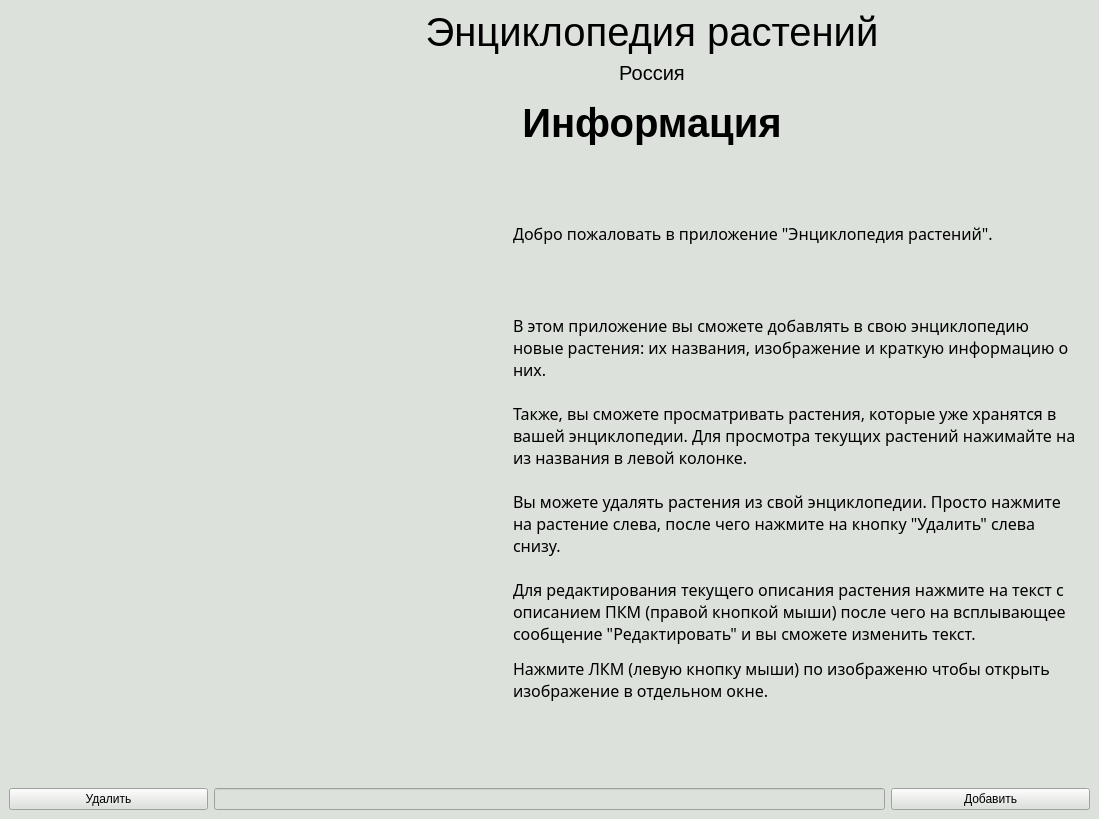
<?xml version="1.0" encoding="UTF-8"?>
<ui version="4.0">
 <class>MainWindow</class>
 <widget class="QMainWindow" name="MainWindow">
  <property name="geometry">
   <rect>
    <x>0</x>
    <y>0</y>
    <width>1099</width>
    <height>819</height>
   </rect>
  </property>
  <property name="sizePolicy">
   <sizepolicy hsizetype="Expanding" vsizetype="Expanding">
    <horstretch>0</horstretch>
    <verstretch>0</verstretch>
   </sizepolicy>
  </property>
  <property name="font">
   <font>
    <pointsize>15</pointsize>
   </font>
  </property>
  <property name="windowTitle">
   <string>MainWindow</string>
  </property>
  <property name="styleSheet">
   <string notr="true">background-color: black</string>
  </property>
  <widget class="QWidget" name="centralwidget">
   <property name="styleSheet">
    <string notr="true">background-color: #DCE1DB</string>
   </property>
   <layout class="QGridLayout" name="gridLayout">
    <item row="1" column="0" rowspan="3">
     <widget class="QListWidget" name="ListPlants">
      <property name="sizePolicy">
       <sizepolicy hsizetype="Expanding" vsizetype="Expanding">
        <horstretch>3</horstretch>
        <verstretch>0</verstretch>
       </sizepolicy>
      </property>
      <property name="styleSheet">
       <string notr="true">QListWidget{
        font: 500 16pt &quot;Ubuntu Sans&quot;;
        border: none;
    }
    QListWidget::item {
        color: #000000;
        background-color:#DCE1DB;
        border: 1px solid #dcdcdc;
        margin: 5px;
        border-radius:  5px;
    }
    QListWidget::item:hover {
        background-color: #f0f0f0;
    }
    QListWidget::item:selected {
        color: #ffffff;
        background-color: #535A53;
    }</string>
      </property>
     </widget>
    </item>
    <item row="4" column="0">
     <widget class="QPushButton" name="Delete">
      <property name="sizePolicy">
       <sizepolicy hsizetype="Minimum" vsizetype="Expanding">
        <horstretch>0</horstretch>
        <verstretch>0</verstretch>
       </sizepolicy>
      </property>
      <property name="styleSheet">
       <string notr="true">color:black</string>
      </property>
      <property name="text">
       <string>Удалить</string>
      </property>
      <property name="icon">
       <iconset resource="res.qrc">
        <normaloff>:/icons/bin.png</normaloff>:/icons/bin.png</iconset>
      </property>
      <property name="iconSize">
       <size>
        <width>32</width>
        <height>32</height>
       </size>
      </property>
      <property name="autoDefault">
       <bool>false</bool>
      </property>
      <property name="flat">
       <bool>false</bool>
      </property>
     </widget>
    </item>
    <item row="4" column="1" colspan="2">
     <widget class="QLineEdit" name="InputPlant">
      <property name="sizePolicy">
       <sizepolicy hsizetype="Expanding" vsizetype="Expanding">
        <horstretch>5</horstretch>
        <verstretch>0</verstretch>
       </sizepolicy>
      </property>
      <property name="styleSheet">
       <string notr="true">color:black</string>
      </property>
     </widget>
    </item>
    <item row="4" column="3">
     <widget class="QPushButton" name="Add">
      <property name="sizePolicy">
       <sizepolicy hsizetype="Expanding" vsizetype="Expanding">
        <horstretch>0</horstretch>
        <verstretch>0</verstretch>
       </sizepolicy>
      </property>
      <property name="styleSheet">
       <string notr="true">color: black</string>
      </property>
      <property name="text">
       <string>Добавить</string>
      </property>
      <property name="icon">
       <iconset resource="res.qrc">
        <normaloff>:/icons/plus.png</normaloff>:/icons/plus.png</iconset>
      </property>
      <property name="iconSize">
       <size>
        <width>32</width>
        <height>32</height>
       </size>
      </property>
      <property name="checkable">
       <bool>false</bool>
      </property>
      <property name="autoDefault">
       <bool>false</bool>
      </property>
      <property name="default">
       <bool>false</bool>
      </property>
      <property name="flat">
       <bool>false</bool>
      </property>
     </widget>
    </item>
    <item row="3" column="1" colspan="3">
     <widget class="QWidget" name="widget" native="true">
      <property name="sizePolicy">
       <sizepolicy hsizetype="Expanding" vsizetype="Expanding">
        <horstretch>3</horstretch>
        <verstretch>1</verstretch>
       </sizepolicy>
      </property>
      <property name="styleSheet">
       <string notr="true"/>
      </property>
      <layout class="QGridLayout" name="gridLayout_2">
       <item row="1" column="0">
        <widget class="QLabel" name="PlantImage">
         <property name="sizePolicy">
          <sizepolicy hsizetype="Expanding" vsizetype="Expanding">
           <horstretch>1</horstretch>
           <verstretch>5</verstretch>
          </sizepolicy>
         </property>
         <property name="alignment">
          <set>Qt::AlignCenter</set>
         </property>
         <property name="wordWrap">
          <bool>true</bool>
         </property>
        </widget>
       </item>
       <item row="1" column="1">
        <widget class="QScrollArea" name="scrollArea">
         <property name="sizePolicy">
          <sizepolicy hsizetype="Expanding" vsizetype="Preferred">
           <horstretch>2</horstretch>
           <verstretch>6</verstretch>
          </sizepolicy>
         </property>
         <property name="styleSheet">
          <string notr="true">border:no</string>
         </property>
         <property name="horizontalScrollBarPolicy">
          <enum>Qt::ScrollBarAlwaysOff</enum>
         </property>
         <property name="widgetResizable">
          <bool>true</bool>
         </property>
         <widget class="QWidget" name="scrollAreaWidgetContents">
          <property name="geometry">
           <rect>
            <x>0</x>
            <y>0</y>
            <width>568</width>
            <height>601</height>
           </rect>
          </property>
          <property name="sizePolicy">
           <sizepolicy hsizetype="Expanding" vsizetype="Expanding">
            <horstretch>0</horstretch>
            <verstretch>0</verstretch>
           </sizepolicy>
          </property>
          <layout class="QVBoxLayout" name="verticalLayout_2">
           <property name="spacing">
            <number>0</number>
           </property>
           <property name="leftMargin">
            <number>0</number>
           </property>
           <property name="topMargin">
            <number>0</number>
           </property>
           <property name="rightMargin">
            <number>0</number>
           </property>
           <property name="bottomMargin">
            <number>0</number>
           </property>
           <item>
            <widget class="QLabel" name="PlantInfo">
             <property name="sizePolicy">
              <sizepolicy hsizetype="Expanding" vsizetype="Expanding">
               <horstretch>0</horstretch>
               <verstretch>0</verstretch>
              </sizepolicy>
             </property>
             <property name="minimumSize">
              <size>
               <width>0</width>
               <height>0</height>
              </size>
             </property>
             <property name="maximumSize">
              <size>
               <width>1400</width>
               <height>16777215</height>
              </size>
             </property>
             <property name="font">
              <font>
               <family>Ubuntu Sans Mono</family>
               <pointsize>12</pointsize>
               <bold>false</bold>
              </font>
             </property>
             <property name="styleSheet">
              <string notr="true">color:black</string>
             </property>
             <property name="text">
              <string>&lt;html&gt;&lt;head/&gt;&lt;body&gt;&lt;p&gt;Добро пожаловать в приложение &amp;quot;Энциклопедия растений&amp;quot;. &lt;/p&gt;&lt;p&gt;&lt;br/&gt;&lt;/p&gt;&lt;p&gt;В этом приложение вы сможете добавлять в свою энциклопедию новые растения: их названия, изображение и краткую информацию о них.&lt;br/&gt;&lt;br/&gt;Также, вы сможете просматривать растения, которые уже хранятся в вашей энциклопедии. Для просмотра текущих растений нажимайте на из названия в левой колонке.&lt;br/&gt;&lt;br/&gt;Вы можете удалять растения из свой энциклопедии. Просто нажмите на растение слева, после чего нажмите на кнопку &amp;quot;Удалить&amp;quot; слева снизу.&lt;br/&gt;&lt;br/&gt;Для редактирования текущего описания растения нажмите на текст с описанием ПКМ (правой кнопкой мыши) после чего на всплывающее сообщение &amp;quot;Редактировать&amp;quot; и вы сможете изменить текст. &lt;/p&gt;&lt;p&gt;Нажмите ЛКМ (левую кнопку мыши) по изображеню чтобы открыть изображение в отдельном окне.&lt;/p&gt;&lt;/body&gt;&lt;/html&gt;</string>
             </property>
             <property name="textFormat">
              <enum>Qt::AutoText</enum>
             </property>
             <property name="alignment">
              <set>Qt::AlignLeading|Qt::AlignLeft|Qt::AlignVCenter</set>
             </property>
             <property name="wordWrap">
              <bool>true</bool>
             </property>
            </widget>
           </item>
          </layout>
         </widget>
        </widget>
       </item>
       <item row="0" column="0" colspan="2">
        <widget class="QLabel" name="PlantName">
         <property name="sizePolicy">
          <sizepolicy hsizetype="Expanding" vsizetype="Expanding">
           <horstretch>0</horstretch>
           <verstretch>0</verstretch>
          </sizepolicy>
         </property>
         <property name="font">
          <font>
           <pointsize>30</pointsize>
           <bold>true</bold>
          </font>
         </property>
         <property name="styleSheet">
          <string notr="true">color:black</string>
         </property>
         <property name="text">
          <string>Информация</string>
         </property>
         <property name="alignment">
          <set>Qt::AlignCenter</set>
         </property>
        </widget>
       </item>
      </layout>
     </widget>
    </item>
    <item row="1" column="1" colspan="3">
     <widget class="QLabel" name="Header">
      <property name="sizePolicy">
       <sizepolicy hsizetype="Expanding" vsizetype="Expanding">
        <horstretch>0</horstretch>
        <verstretch>0</verstretch>
       </sizepolicy>
      </property>
      <property name="font">
       <font>
        <pointsize>30</pointsize>
       </font>
      </property>
      <property name="styleSheet">
       <string notr="true">color:black</string>
      </property>
      <property name="text">
       <string>Энциклопедия растений</string>
      </property>
      <property name="alignment">
       <set>Qt::AlignCenter</set>
      </property>
     </widget>
    </item>
    <item row="2" column="1" colspan="3">
     <widget class="QLabel" name="RegionInfo">
      <property name="sizePolicy">
       <sizepolicy hsizetype="Expanding" vsizetype="Expanding">
        <horstretch>0</horstretch>
        <verstretch>0</verstretch>
       </sizepolicy>
      </property>
      <property name="font">
       <font>
        <pointsize>15</pointsize>
       </font>
      </property>
      <property name="styleSheet">
       <string notr="true">color:black</string>
      </property>
      <property name="text">
       <string>Россия</string>
      </property>
      <property name="alignment">
       <set>Qt::AlignCenter</set>
      </property>
     </widget>
    </item>
   </layout>
  </widget>
 </widget>
 <resources>
  <include location="res.qrc"/>
 </resources>
 <connections/>
</ui>
